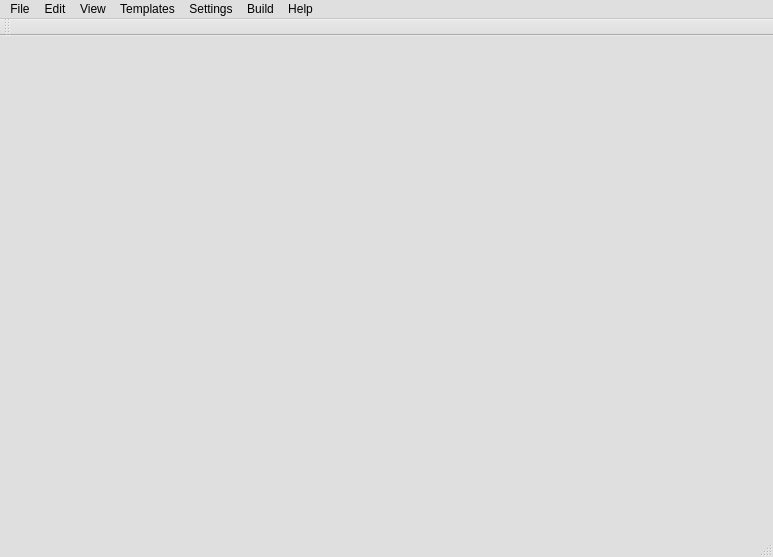
<?xml version="1.0" encoding="UTF-8"?>
<ui version="4.0">
 <class>kuzyaForm</class>
 <widget class="QMainWindow" name="kuzyaForm">
  <property name="geometry">
   <rect>
    <x>0</x>
    <y>0</y>
    <width>773</width>
    <height>557</height>
   </rect>
  </property>
  <property name="baseSize">
   <size>
    <width>150</width>
    <height>0</height>
   </size>
  </property>
  <property name="palette">
   <palette>
    <active>
     <colorrole role="WindowText">
      <brush brushstyle="SolidPattern">
       <color alpha="255">
        <red>0</red>
        <green>0</green>
        <blue>0</blue>
       </color>
      </brush>
     </colorrole>
     <colorrole role="Button">
      <brush brushstyle="SolidPattern">
       <color alpha="255">
        <red>224</red>
        <green>223</green>
        <blue>223</blue>
       </color>
      </brush>
     </colorrole>
     <colorrole role="Light">
      <brush brushstyle="SolidPattern">
       <color alpha="255">
        <red>255</red>
        <green>255</green>
        <blue>255</blue>
       </color>
      </brush>
     </colorrole>
     <colorrole role="Midlight">
      <brush brushstyle="SolidPattern">
       <color alpha="255">
        <red>239</red>
        <green>239</green>
        <blue>239</blue>
       </color>
      </brush>
     </colorrole>
     <colorrole role="Dark">
      <brush brushstyle="SolidPattern">
       <color alpha="255">
        <red>112</red>
        <green>111</green>
        <blue>111</blue>
       </color>
      </brush>
     </colorrole>
     <colorrole role="Mid">
      <brush brushstyle="SolidPattern">
       <color alpha="255">
        <red>149</red>
        <green>149</green>
        <blue>149</blue>
       </color>
      </brush>
     </colorrole>
     <colorrole role="Text">
      <brush brushstyle="SolidPattern">
       <color alpha="255">
        <red>0</red>
        <green>0</green>
        <blue>0</blue>
       </color>
      </brush>
     </colorrole>
     <colorrole role="BrightText">
      <brush brushstyle="SolidPattern">
       <color alpha="255">
        <red>255</red>
        <green>255</green>
        <blue>255</blue>
       </color>
      </brush>
     </colorrole>
     <colorrole role="ButtonText">
      <brush brushstyle="SolidPattern">
       <color alpha="255">
        <red>0</red>
        <green>0</green>
        <blue>0</blue>
       </color>
      </brush>
     </colorrole>
     <colorrole role="Base">
      <brush brushstyle="SolidPattern">
       <color alpha="255">
        <red>255</red>
        <green>255</green>
        <blue>255</blue>
       </color>
      </brush>
     </colorrole>
     <colorrole role="Window">
      <brush brushstyle="SolidPattern">
       <color alpha="255">
        <red>224</red>
        <green>223</green>
        <blue>223</blue>
       </color>
      </brush>
     </colorrole>
     <colorrole role="Shadow">
      <brush brushstyle="SolidPattern">
       <color alpha="255">
        <red>0</red>
        <green>0</green>
        <blue>0</blue>
       </color>
      </brush>
     </colorrole>
     <colorrole role="AlternateBase">
      <brush brushstyle="SolidPattern">
       <color alpha="255">
        <red>239</red>
        <green>239</green>
        <blue>239</blue>
       </color>
      </brush>
     </colorrole>
     <colorrole role="ToolTipBase">
      <brush brushstyle="SolidPattern">
       <color alpha="255">
        <red>255</red>
        <green>255</green>
        <blue>220</blue>
       </color>
      </brush>
     </colorrole>
     <colorrole role="ToolTipText">
      <brush brushstyle="SolidPattern">
       <color alpha="255">
        <red>0</red>
        <green>0</green>
        <blue>0</blue>
       </color>
      </brush>
     </colorrole>
    </active>
    <inactive>
     <colorrole role="WindowText">
      <brush brushstyle="SolidPattern">
       <color alpha="255">
        <red>0</red>
        <green>0</green>
        <blue>0</blue>
       </color>
      </brush>
     </colorrole>
     <colorrole role="Button">
      <brush brushstyle="SolidPattern">
       <color alpha="255">
        <red>224</red>
        <green>223</green>
        <blue>223</blue>
       </color>
      </brush>
     </colorrole>
     <colorrole role="Light">
      <brush brushstyle="SolidPattern">
       <color alpha="255">
        <red>255</red>
        <green>255</green>
        <blue>255</blue>
       </color>
      </brush>
     </colorrole>
     <colorrole role="Midlight">
      <brush brushstyle="SolidPattern">
       <color alpha="255">
        <red>239</red>
        <green>239</green>
        <blue>239</blue>
       </color>
      </brush>
     </colorrole>
     <colorrole role="Dark">
      <brush brushstyle="SolidPattern">
       <color alpha="255">
        <red>112</red>
        <green>111</green>
        <blue>111</blue>
       </color>
      </brush>
     </colorrole>
     <colorrole role="Mid">
      <brush brushstyle="SolidPattern">
       <color alpha="255">
        <red>149</red>
        <green>149</green>
        <blue>149</blue>
       </color>
      </brush>
     </colorrole>
     <colorrole role="Text">
      <brush brushstyle="SolidPattern">
       <color alpha="255">
        <red>0</red>
        <green>0</green>
        <blue>0</blue>
       </color>
      </brush>
     </colorrole>
     <colorrole role="BrightText">
      <brush brushstyle="SolidPattern">
       <color alpha="255">
        <red>255</red>
        <green>255</green>
        <blue>255</blue>
       </color>
      </brush>
     </colorrole>
     <colorrole role="ButtonText">
      <brush brushstyle="SolidPattern">
       <color alpha="255">
        <red>0</red>
        <green>0</green>
        <blue>0</blue>
       </color>
      </brush>
     </colorrole>
     <colorrole role="Base">
      <brush brushstyle="SolidPattern">
       <color alpha="255">
        <red>255</red>
        <green>255</green>
        <blue>255</blue>
       </color>
      </brush>
     </colorrole>
     <colorrole role="Window">
      <brush brushstyle="SolidPattern">
       <color alpha="255">
        <red>224</red>
        <green>223</green>
        <blue>223</blue>
       </color>
      </brush>
     </colorrole>
     <colorrole role="Shadow">
      <brush brushstyle="SolidPattern">
       <color alpha="255">
        <red>0</red>
        <green>0</green>
        <blue>0</blue>
       </color>
      </brush>
     </colorrole>
     <colorrole role="AlternateBase">
      <brush brushstyle="SolidPattern">
       <color alpha="255">
        <red>239</red>
        <green>239</green>
        <blue>239</blue>
       </color>
      </brush>
     </colorrole>
     <colorrole role="ToolTipBase">
      <brush brushstyle="SolidPattern">
       <color alpha="255">
        <red>255</red>
        <green>255</green>
        <blue>220</blue>
       </color>
      </brush>
     </colorrole>
     <colorrole role="ToolTipText">
      <brush brushstyle="SolidPattern">
       <color alpha="255">
        <red>0</red>
        <green>0</green>
        <blue>0</blue>
       </color>
      </brush>
     </colorrole>
    </inactive>
    <disabled>
     <colorrole role="WindowText">
      <brush brushstyle="SolidPattern">
       <color alpha="255">
        <red>112</red>
        <green>111</green>
        <blue>111</blue>
       </color>
      </brush>
     </colorrole>
     <colorrole role="Button">
      <brush brushstyle="SolidPattern">
       <color alpha="255">
        <red>224</red>
        <green>223</green>
        <blue>223</blue>
       </color>
      </brush>
     </colorrole>
     <colorrole role="Light">
      <brush brushstyle="SolidPattern">
       <color alpha="255">
        <red>255</red>
        <green>255</green>
        <blue>255</blue>
       </color>
      </brush>
     </colorrole>
     <colorrole role="Midlight">
      <brush brushstyle="SolidPattern">
       <color alpha="255">
        <red>239</red>
        <green>239</green>
        <blue>239</blue>
       </color>
      </brush>
     </colorrole>
     <colorrole role="Dark">
      <brush brushstyle="SolidPattern">
       <color alpha="255">
        <red>112</red>
        <green>111</green>
        <blue>111</blue>
       </color>
      </brush>
     </colorrole>
     <colorrole role="Mid">
      <brush brushstyle="SolidPattern">
       <color alpha="255">
        <red>149</red>
        <green>149</green>
        <blue>149</blue>
       </color>
      </brush>
     </colorrole>
     <colorrole role="Text">
      <brush brushstyle="SolidPattern">
       <color alpha="255">
        <red>112</red>
        <green>111</green>
        <blue>111</blue>
       </color>
      </brush>
     </colorrole>
     <colorrole role="BrightText">
      <brush brushstyle="SolidPattern">
       <color alpha="255">
        <red>255</red>
        <green>255</green>
        <blue>255</blue>
       </color>
      </brush>
     </colorrole>
     <colorrole role="ButtonText">
      <brush brushstyle="SolidPattern">
       <color alpha="255">
        <red>112</red>
        <green>111</green>
        <blue>111</blue>
       </color>
      </brush>
     </colorrole>
     <colorrole role="Base">
      <brush brushstyle="SolidPattern">
       <color alpha="255">
        <red>224</red>
        <green>223</green>
        <blue>223</blue>
       </color>
      </brush>
     </colorrole>
     <colorrole role="Window">
      <brush brushstyle="SolidPattern">
       <color alpha="255">
        <red>224</red>
        <green>223</green>
        <blue>223</blue>
       </color>
      </brush>
     </colorrole>
     <colorrole role="Shadow">
      <brush brushstyle="SolidPattern">
       <color alpha="255">
        <red>0</red>
        <green>0</green>
        <blue>0</blue>
       </color>
      </brush>
     </colorrole>
     <colorrole role="AlternateBase">
      <brush brushstyle="SolidPattern">
       <color alpha="255">
        <red>224</red>
        <green>223</green>
        <blue>223</blue>
       </color>
      </brush>
     </colorrole>
     <colorrole role="ToolTipBase">
      <brush brushstyle="SolidPattern">
       <color alpha="255">
        <red>255</red>
        <green>255</green>
        <blue>220</blue>
       </color>
      </brush>
     </colorrole>
     <colorrole role="ToolTipText">
      <brush brushstyle="SolidPattern">
       <color alpha="255">
        <red>0</red>
        <green>0</green>
        <blue>0</blue>
       </color>
      </brush>
     </colorrole>
    </disabled>
   </palette>
  </property>
  <property name="windowTitle">
   <string>Kuzya</string>
  </property>
  <property name="windowIcon">
   <iconset resource="images.qrc">
    <normaloff>:/menu/images/kuzya.png</normaloff>:/menu/images/kuzya.png</iconset>
  </property>
  <widget class="QWidget" name="centralwidget"/>
  <widget class="QMenuBar" name="menubar">
   <property name="geometry">
    <rect>
     <x>0</x>
     <y>0</y>
     <width>773</width>
     <height>21</height>
    </rect>
   </property>
   <widget class="QMenu" name="menuFile">
    <property name="title">
     <string>File</string>
    </property>
    <widget class="QMenu" name="menuRecent_Files">
     <property name="title">
      <string>Recent Files</string>
     </property>
    </widget>
    <addaction name="actionNew"/>
    <addaction name="actionOpen"/>
    <addaction name="menuRecent_Files"/>
    <addaction name="separator"/>
    <addaction name="actionSave"/>
    <addaction name="actionSave_as"/>
    <addaction name="separator"/>
    <addaction name="actionPrint"/>
    <addaction name="separator"/>
    <addaction name="actionExit"/>
   </widget>
   <widget class="QMenu" name="menuEdit">
    <property name="title">
     <string>Edit</string>
    </property>
    <addaction name="actionUndo"/>
    <addaction name="actionRedo"/>
    <addaction name="separator"/>
    <addaction name="actionCut"/>
    <addaction name="actionCopy"/>
    <addaction name="actionPaste"/>
    <addaction name="separator"/>
    <addaction name="actionSelect_all"/>
    <addaction name="separator"/>
    <addaction name="actionFind"/>
    <addaction name="actionReplace"/>
    <addaction name="separator"/>
    <addaction name="actionGoToLine"/>
    <addaction name="actionGoToMatchingBracket"/>
    <addaction name="separator"/>
   </widget>
   <widget class="QMenu" name="menuBuild">
    <property name="geometry">
     <rect>
      <x>802</x>
      <y>104</y>
      <width>143</width>
      <height>94</height>
     </rect>
    </property>
    <property name="minimumSize">
     <size>
      <width>120</width>
      <height>0</height>
     </size>
    </property>
    <property name="baseSize">
     <size>
      <width>150</width>
      <height>0</height>
     </size>
    </property>
    <property name="title">
     <string>Build</string>
    </property>
    <addaction name="actionCompile"/>
    <addaction name="actionRun"/>
   </widget>
   <widget class="QMenu" name="menuHelp">
    <property name="title">
     <string>Help</string>
    </property>
    <addaction name="actionKuzya_Help"/>
    <addaction name="actionAbout"/>
    <addaction name="actionAbout_Qt"/>
   </widget>
   <widget class="QMenu" name="menuTemplates">
    <property name="title">
     <string>Templates</string>
    </property>
   </widget>
   <widget class="QMenu" name="menuSettings">
    <property name="title">
     <string>Settings</string>
    </property>
    <widget class="QMenu" name="menuCompilation_Mode">
     <property name="title">
      <string>Compilation Mode</string>
     </property>
     <addaction name="actionDefaultMode"/>
     <addaction name="actionAlternativeMode"/>
     <addaction name="actionObjectMode"/>
     <addaction name="actionStaticLibMode"/>
     <addaction name="actionDynamicLibMode"/>
    </widget>
    <addaction name="menuCompilation_Mode"/>
    <addaction name="actionCommon"/>
   </widget>
   <widget class="QMenu" name="menuView">
    <property name="title">
     <string>View</string>
    </property>
    <addaction name="actionToggleFolds"/>
    <addaction name="separator"/>
    <addaction name="actionDefFontSize"/>
    <addaction name="actionEnlFont"/>
    <addaction name="actionShrinkFont"/>
    <addaction name="separator"/>
    <addaction name="actionNotificationList"/>
   </widget>
   <addaction name="menuFile"/>
   <addaction name="menuEdit"/>
   <addaction name="menuView"/>
   <addaction name="menuTemplates"/>
   <addaction name="menuSettings"/>
   <addaction name="menuBuild"/>
   <addaction name="menuHelp"/>
  </widget>
  <widget class="QStatusBar" name="statusbar"/>
  <widget class="QToolBar" name="toolBar">
   <property name="windowTitle">
    <string>toolBar</string>
   </property>
   <attribute name="toolBarArea">
    <enum>TopToolBarArea</enum>
   </attribute>
   <attribute name="toolBarBreak">
    <bool>false</bool>
   </attribute>
  </widget>
  <action name="actionNew">
   <property name="icon">
    <iconset resource="images.qrc">
     <normaloff>:/menu/images/filenew.png</normaloff>:/menu/images/filenew.png</iconset>
   </property>
   <property name="text">
    <string>New</string>
   </property>
   <property name="shortcut">
    <string>Ctrl+N</string>
   </property>
  </action>
  <action name="actionOpen">
   <property name="icon">
    <iconset resource="images.qrc">
     <normaloff>:/menu/images/fileopen.png</normaloff>:/menu/images/fileopen.png</iconset>
   </property>
   <property name="text">
    <string>Open</string>
   </property>
   <property name="shortcut">
    <string>Ctrl+O</string>
   </property>
  </action>
  <action name="actionSave">
   <property name="icon">
    <iconset resource="images.qrc">
     <normaloff>:/menu/images/filesave.png</normaloff>:/menu/images/filesave.png</iconset>
   </property>
   <property name="text">
    <string>Save</string>
   </property>
   <property name="shortcut">
    <string>Ctrl+S</string>
   </property>
  </action>
  <action name="actionSave_as">
   <property name="icon">
    <iconset resource="images.qrc">
     <normaloff>:/menu/images/filesaveas.png</normaloff>:/menu/images/filesaveas.png</iconset>
   </property>
   <property name="text">
    <string>Save as...</string>
   </property>
   <property name="shortcut">
    <string/>
   </property>
  </action>
  <action name="actionExit">
   <property name="icon">
    <iconset resource="images.qrc">
     <normaloff>:/menu/images/escape.png</normaloff>:/menu/images/escape.png</iconset>
   </property>
   <property name="text">
    <string>Exit</string>
   </property>
   <property name="shortcut">
    <string>Ctrl+Q</string>
   </property>
  </action>
  <action name="actionUndo">
   <property name="checkable">
    <bool>false</bool>
   </property>
   <property name="checked">
    <bool>false</bool>
   </property>
   <property name="enabled">
    <bool>false</bool>
   </property>
   <property name="icon">
    <iconset resource="images.qrc">
     <normaloff>:/menu/images/undo.png</normaloff>:/menu/images/undo.png</iconset>
   </property>
   <property name="text">
    <string>Undo</string>
   </property>
   <property name="shortcut">
    <string>Ctrl+Z</string>
   </property>
  </action>
  <action name="actionRedo">
   <property name="checkable">
    <bool>false</bool>
   </property>
   <property name="enabled">
    <bool>false</bool>
   </property>
   <property name="icon">
    <iconset resource="images.qrc">
     <normaloff>:/menu/images/redo.png</normaloff>:/menu/images/redo.png</iconset>
   </property>
   <property name="text">
    <string>Redo</string>
   </property>
   <property name="shortcut">
    <string>Ctrl+Y</string>
   </property>
  </action>
  <action name="actionRun">
   <property name="icon">
    <iconset resource="images.qrc">
     <normaloff>:/menu/images/player_play.png</normaloff>:/menu/images/player_play.png</iconset>
   </property>
   <property name="text">
    <string>Run</string>
   </property>
   <property name="iconText">
    <string>Run  </string>
   </property>
   <property name="shortcut">
    <string>F9</string>
   </property>
  </action>
  <action name="actionCompile">
   <property name="icon">
    <iconset resource="images.qrc">
     <normaloff>:/menu/images/configure.png</normaloff>:/menu/images/configure.png</iconset>
   </property>
   <property name="text">
    <string>Compile</string>
   </property>
   <property name="iconText">
    <string>Compile</string>
   </property>
   <property name="shortcut">
    <string>F8</string>
   </property>
  </action>
  <action name="actionAbout">
   <property name="icon">
    <iconset resource="images.qrc">
     <normaloff>:/menu/images/metacontact_offline.png</normaloff>:/menu/images/metacontact_offline.png</iconset>
   </property>
   <property name="text">
    <string>About Kuzya</string>
   </property>
   <property name="toolTip">
    <string>About Kuzya</string>
   </property>
  </action>
  <action name="actionCut">
   <property name="icon">
    <iconset resource="images.qrc">
     <normaloff>:/menu/images/editcut.png</normaloff>:/menu/images/editcut.png</iconset>
   </property>
   <property name="text">
    <string>Cut</string>
   </property>
  </action>
  <action name="actionCopy">
   <property name="icon">
    <iconset resource="images.qrc">
     <normaloff>:/menu/images/editcopy.png</normaloff>:/menu/images/editcopy.png</iconset>
   </property>
   <property name="text">
    <string>Copy</string>
   </property>
  </action>
  <action name="actionPaste">
   <property name="icon">
    <iconset resource="images.qrc">
     <normaloff>:/menu/images/editpaste.png</normaloff>:/menu/images/editpaste.png</iconset>
   </property>
   <property name="text">
    <string>Paste</string>
   </property>
  </action>
  <action name="actionGoToLine">
   <property name="icon">
    <iconset>
     <normaloff>.</normaloff>.</iconset>
   </property>
   <property name="text">
    <string>Go to line...</string>
   </property>
   <property name="shortcut">
    <string>Alt+G</string>
   </property>
  </action>
  <action name="actionGoToMatchingBracket">
   <property name="text">
    <string>Go to matching bracket</string>
   </property>
   <property name="shortcut">
    <string>Alt+B</string>
   </property>
  </action>
  <action name="actionCommon">
   <property name="text">
    <string>Common</string>
   </property>
   <property name="shortcut">
    <string>Ctrl+Shift+C</string>
   </property>
  </action>
  <action name="openLast1st">
   <property name="text">
    <string>1.</string>
   </property>
  </action>
  <action name="openLast2nd">
   <property name="text">
    <string>2.</string>
   </property>
  </action>
  <action name="openLast3d">
   <property name="text">
    <string>3.</string>
   </property>
  </action>
  <action name="openLast4th">
   <property name="text">
    <string>4.</string>
   </property>
  </action>
  <action name="openLast5th">
   <property name="text">
    <string>5.</string>
   </property>
  </action>
  <action name="actionFind">
   <property name="icon">
    <iconset resource="images.qrc">
     <normaloff>:/menu/images/find.png</normaloff>:/menu/images/find.png</iconset>
   </property>
   <property name="text">
    <string>Find</string>
   </property>
   <property name="shortcut">
    <string>Ctrl+F</string>
   </property>
  </action>
  <action name="actionReplace">
   <property name="icon">
    <iconset resource="images.qrc">
     <normaloff>:/menu/images/text_replace.png</normaloff>:/menu/images/text_replace.png</iconset>
   </property>
   <property name="text">
    <string>Replace</string>
   </property>
   <property name="shortcut">
    <string>Ctrl+Shift+R</string>
   </property>
  </action>
  <action name="actionPrint">
   <property name="enabled">
    <bool>true</bool>
   </property>
   <property name="icon">
    <iconset resource="images.qrc">
     <normaloff>:/menu/images/printer.png</normaloff>:/menu/images/printer.png</iconset>
   </property>
   <property name="text">
    <string>Print</string>
   </property>
   <property name="shortcut">
    <string>Ctrl+P</string>
   </property>
  </action>
  <action name="actionKuzya_Help">
   <property name="text">
    <string>Kuzya Help  </string>
   </property>
   <property name="shortcut">
    <string>F1</string>
   </property>
  </action>
  <action name="actionSelect_all">
   <property name="text">
    <string>Select all</string>
   </property>
   <property name="shortcut">
    <string>Ctrl+A</string>
   </property>
  </action>
  <action name="actionNotificationList">
   <property name="checkable">
    <bool>true</bool>
   </property>
   <property name="icon">
    <iconset resource="images.qrc">
     <normaloff>:/menu/images/application_view_list.png</normaloff>:/menu/images/application_view_list.png</iconset>
   </property>
   <property name="text">
    <string>Show notifications</string>
   </property>
   <property name="toolTip">
    <string>Show notifications</string>
   </property>
   <property name="shortcut">
    <string>F10</string>
   </property>
  </action>
  <action name="actionToggleFolds">
   <property name="text">
    <string>Toggle All Folds</string>
   </property>
  </action>
  <action name="actionDefFontSize">
   <property name="icon">
    <iconset resource="images.qrc">
     <normaloff>:/menu/images/default_font_size.png</normaloff>:/menu/images/default_font_size.png</iconset>
   </property>
   <property name="text">
    <string>Default Font Size</string>
   </property>
  </action>
  <action name="actionEnlFont">
   <property name="icon">
    <iconset resource="images.qrc">
     <normaloff>:/menu/images/font_enlarge.png</normaloff>:/menu/images/font_enlarge.png</iconset>
   </property>
   <property name="text">
    <string>Enlarge Font</string>
   </property>
   <property name="shortcut">
    <string>Ctrl++</string>
   </property>
  </action>
  <action name="actionShrinkFont">
   <property name="icon">
    <iconset resource="images.qrc">
     <normaloff>:/menu/images/font_shrink.png</normaloff>:/menu/images/font_shrink.png</iconset>
   </property>
   <property name="text">
    <string>Shrink Font</string>
   </property>
   <property name="shortcut">
    <string>Ctrl+-</string>
   </property>
  </action>
  <action name="actionAbout_Qt">
   <property name="text">
    <string>About Qt</string>
   </property>
  </action>
  <action name="actionDefaultMode">
   <property name="checkable">
    <bool>true</bool>
   </property>
   <property name="text">
    <string>Default</string>
   </property>
  </action>
  <action name="actionObjectMode">
   <property name="checkable">
    <bool>true</bool>
   </property>
   <property name="text">
    <string>Create object file</string>
   </property>
  </action>
  <action name="actionStaticLibMode">
   <property name="checkable">
    <bool>true</bool>
   </property>
   <property name="text">
    <string>Build static library</string>
   </property>
  </action>
  <action name="actionDynamicLibMode">
   <property name="checkable">
    <bool>true</bool>
   </property>
   <property name="text">
    <string>Build dynamic library</string>
   </property>
  </action>
  <action name="actionAlternativeMode">
   <property name="checkable">
    <bool>true</bool>
   </property>
   <property name="text">
    <string>Alternative</string>
   </property>
  </action>
 </widget>
 <resources>
  <include location="images.qrc"/>
 </resources>
 <connections/>
</ui>
